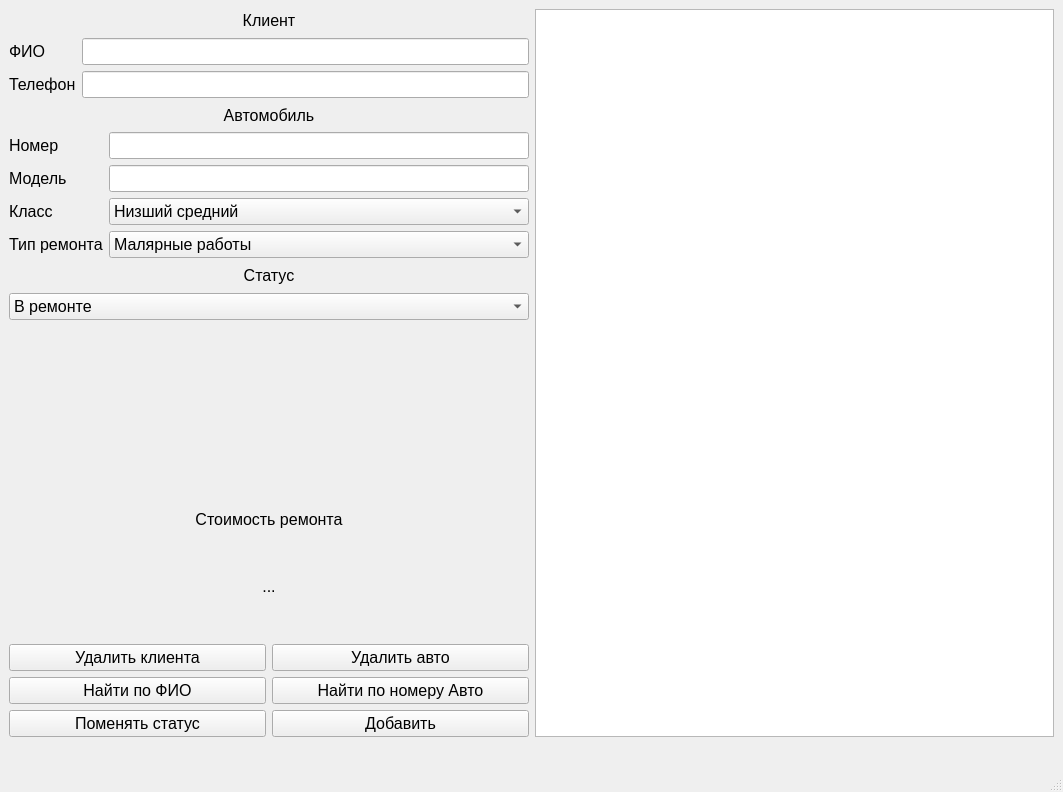
<?xml version="1.0" encoding="UTF-8"?>
<ui version="4.0">
 <class>MainWindow</class>
 <widget class="QMainWindow" name="MainWindow">
  <property name="geometry">
   <rect>
    <x>0</x>
    <y>0</y>
    <width>1063</width>
    <height>792</height>
   </rect>
  </property>
  <property name="windowTitle">
   <string>templates</string>
  </property>
  <widget class="QWidget" name="centralwidget">
   <layout class="QVBoxLayout" name="verticalLayout_8">
    <item>
     <layout class="QHBoxLayout" name="horizontalLayout_3">
      <item>
       <layout class="QVBoxLayout" name="verticalLayout_7">
        <item>
         <layout class="QVBoxLayout" name="verticalLayout_5">
          <item>
           <widget class="QLabel" name="label">
            <property name="font">
             <font>
              <pointsize>12</pointsize>
             </font>
            </property>
            <property name="layoutDirection">
             <enum>Qt::LeftToRight</enum>
            </property>
            <property name="text">
             <string>Клиент</string>
            </property>
            <property name="alignment">
             <set>Qt::AlignCenter</set>
            </property>
           </widget>
          </item>
          <item>
           <layout class="QHBoxLayout" name="horizontalLayout">
            <item>
             <layout class="QVBoxLayout" name="verticalLayout_3">
              <item>
               <widget class="QLabel" name="label_2">
                <property name="font">
                 <font>
                  <pointsize>12</pointsize>
                 </font>
                </property>
                <property name="text">
                 <string>ФИО</string>
                </property>
               </widget>
              </item>
              <item>
               <widget class="QLabel" name="label_4">
                <property name="font">
                 <font>
                  <pointsize>12</pointsize>
                 </font>
                </property>
                <property name="text">
                 <string>Телефон</string>
                </property>
               </widget>
              </item>
             </layout>
            </item>
            <item>
             <layout class="QVBoxLayout" name="verticalLayout">
              <item>
               <widget class="QLineEdit" name="FIO">
                <property name="font">
                 <font>
                  <pointsize>12</pointsize>
                 </font>
                </property>
               </widget>
              </item>
              <item>
               <widget class="QLineEdit" name="Tel">
                <property name="font">
                 <font>
                  <pointsize>12</pointsize>
                 </font>
                </property>
               </widget>
              </item>
             </layout>
            </item>
           </layout>
          </item>
          <item>
           <widget class="QLabel" name="label_3">
            <property name="font">
             <font>
              <pointsize>12</pointsize>
             </font>
            </property>
            <property name="layoutDirection">
             <enum>Qt::LeftToRight</enum>
            </property>
            <property name="text">
             <string>Автомобиль</string>
            </property>
            <property name="alignment">
             <set>Qt::AlignCenter</set>
            </property>
           </widget>
          </item>
          <item>
           <layout class="QHBoxLayout" name="horizontalLayout_2">
            <item>
             <layout class="QVBoxLayout" name="verticalLayout_4">
              <item>
               <widget class="QLabel" name="label_9">
                <property name="font">
                 <font>
                  <pointsize>12</pointsize>
                 </font>
                </property>
                <property name="text">
                 <string>Номер</string>
                </property>
               </widget>
              </item>
              <item>
               <widget class="QLabel" name="label_8">
                <property name="font">
                 <font>
                  <pointsize>12</pointsize>
                 </font>
                </property>
                <property name="text">
                 <string>Модель</string>
                </property>
               </widget>
              </item>
              <item>
               <widget class="QLabel" name="label_7">
                <property name="font">
                 <font>
                  <pointsize>12</pointsize>
                 </font>
                </property>
                <property name="text">
                 <string>Класс</string>
                </property>
               </widget>
              </item>
              <item>
               <widget class="QLabel" name="label_5">
                <property name="font">
                 <font>
                  <pointsize>12</pointsize>
                 </font>
                </property>
                <property name="text">
                 <string>Тип ремонта</string>
                </property>
               </widget>
              </item>
             </layout>
            </item>
            <item>
             <layout class="QVBoxLayout" name="verticalLayout_2">
              <item>
               <widget class="QLineEdit" name="Num">
                <property name="font">
                 <font>
                  <pointsize>12</pointsize>
                 </font>
                </property>
               </widget>
              </item>
              <item>
               <widget class="QLineEdit" name="Model">
                <property name="font">
                 <font>
                  <pointsize>12</pointsize>
                 </font>
                </property>
               </widget>
              </item>
              <item>
               <widget class="QComboBox" name="Class_type">
                <property name="font">
                 <font>
                  <pointsize>12</pointsize>
                 </font>
                </property>
                <item>
                 <property name="text">
                  <string>Низший средний</string>
                 </property>
                </item>
                <item>
                 <property name="text">
                  <string>Средний</string>
                 </property>
                </item>
                <item>
                 <property name="text">
                  <string>Представительский</string>
                 </property>
                </item>
                <item>
                 <property name="text">
                  <string>Люкс</string>
                 </property>
                </item>
               </widget>
              </item>
              <item>
               <widget class="QComboBox" name="Rep_type">
                <property name="font">
                 <font>
                  <pointsize>12</pointsize>
                 </font>
                </property>
                <item>
                 <property name="text">
                  <string>Малярные работы</string>
                 </property>
                </item>
                <item>
                 <property name="text">
                  <string>Капитальный ремонт</string>
                 </property>
                </item>
                <item>
                 <property name="text">
                  <string>Кузовной ремонт</string>
                 </property>
                </item>
                <item>
                 <property name="text">
                  <string>Косметический ремонт</string>
                 </property>
                </item>
                <item>
                 <property name="text">
                  <string>Ремонт двигателя</string>
                 </property>
                </item>
               </widget>
              </item>
             </layout>
            </item>
           </layout>
          </item>
          <item>
           <widget class="QLabel" name="label_6">
            <property name="font">
             <font>
              <pointsize>12</pointsize>
             </font>
            </property>
            <property name="text">
             <string>Статус</string>
            </property>
            <property name="alignment">
             <set>Qt::AlignCenter</set>
            </property>
           </widget>
          </item>
          <item>
           <widget class="QComboBox" name="Status">
            <property name="font">
             <font>
              <pointsize>12</pointsize>
             </font>
            </property>
            <item>
             <property name="text">
              <string>В ремонте</string>
             </property>
            </item>
            <item>
             <property name="text">
              <string>Готово к выдаче</string>
             </property>
            </item>
           </widget>
          </item>
         </layout>
        </item>
        <item>
         <spacer name="verticalSpacer">
          <property name="orientation">
           <enum>Qt::Vertical</enum>
          </property>
          <property name="sizeType">
           <enum>QSizePolicy::Fixed</enum>
          </property>
          <property name="sizeHint" stdset="0">
           <size>
            <width>20</width>
            <height>100</height>
           </size>
          </property>
         </spacer>
        </item>
        <item>
         <layout class="QVBoxLayout" name="verticalLayout_6">
          <item>
           <widget class="QLabel" name="label_10">
            <property name="font">
             <font>
              <pointsize>12</pointsize>
             </font>
            </property>
            <property name="layoutDirection">
             <enum>Qt::LeftToRight</enum>
            </property>
            <property name="text">
             <string>Стоимость ремонта</string>
            </property>
            <property name="alignment">
             <set>Qt::AlignBottom|Qt::AlignHCenter</set>
            </property>
           </widget>
          </item>
          <item>
           <widget class="QLabel" name="Cost">
            <property name="font">
             <font>
              <pointsize>12</pointsize>
             </font>
            </property>
            <property name="text">
             <string>...</string>
            </property>
            <property name="alignment">
             <set>Qt::AlignCenter</set>
            </property>
           </widget>
          </item>
          <item>
           <layout class="QGridLayout" name="gridLayout">
            <item row="1" column="1">
             <widget class="QPushButton" name="Find_car">
              <property name="font">
               <font>
                <pointsize>12</pointsize>
               </font>
              </property>
              <property name="text">
               <string>Найти по номеру Авто</string>
              </property>
             </widget>
            </item>
            <item row="1" column="0">
             <widget class="QPushButton" name="Find_owner">
              <property name="font">
               <font>
                <pointsize>12</pointsize>
               </font>
              </property>
              <property name="text">
               <string>Найти по ФИО</string>
              </property>
             </widget>
            </item>
            <item row="0" column="1">
             <widget class="QPushButton" name="Del_car">
              <property name="font">
               <font>
                <pointsize>12</pointsize>
               </font>
              </property>
              <property name="text">
               <string>Удалить авто</string>
              </property>
             </widget>
            </item>
            <item row="0" column="0">
             <widget class="QPushButton" name="Del_owner">
              <property name="font">
               <font>
                <pointsize>12</pointsize>
               </font>
              </property>
              <property name="text">
               <string>Удалить клиента</string>
              </property>
             </widget>
            </item>
            <item row="2" column="1">
             <widget class="QPushButton" name="Add">
              <property name="font">
               <font>
                <pointsize>12</pointsize>
               </font>
              </property>
              <property name="text">
               <string>Добавить</string>
              </property>
             </widget>
            </item>
            <item row="2" column="0">
             <widget class="QPushButton" name="pushButton">
              <property name="font">
               <font>
                <pointsize>12</pointsize>
               </font>
              </property>
              <property name="text">
               <string>Поменять статус</string>
              </property>
             </widget>
            </item>
           </layout>
          </item>
         </layout>
        </item>
       </layout>
      </item>
      <item>
       <widget class="QTableView" name="Out">
        <property name="sizePolicy">
         <sizepolicy hsizetype="Expanding" vsizetype="Expanding">
          <horstretch>0</horstretch>
          <verstretch>0</verstretch>
         </sizepolicy>
        </property>
        <property name="font">
         <font>
          <pointsize>12</pointsize>
         </font>
        </property>
       </widget>
      </item>
     </layout>
    </item>
    <item>
     <widget class="QLabel" name="Error">
      <property name="font">
       <font>
        <pointsize>12</pointsize>
       </font>
      </property>
      <property name="text">
       <string/>
      </property>
      <property name="alignment">
       <set>Qt::AlignCenter</set>
      </property>
     </widget>
    </item>
   </layout>
  </widget>
  <widget class="QStatusBar" name="statusbar"/>
 </widget>
 <resources/>
 <connections/>
</ui>
